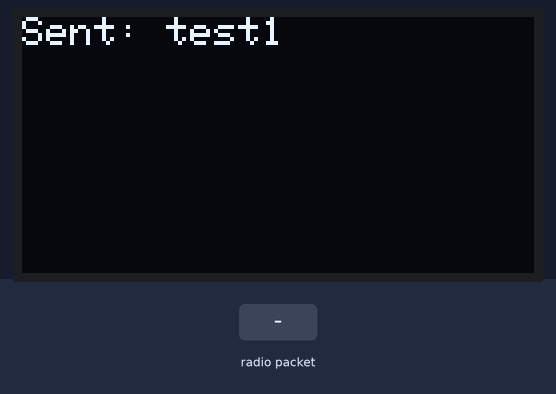
Simulated run of this sketch. Board: ESP32. Parts: 128×64 one-colour display. The inputs (shaded band) are chosen by the test bench. No radio packets arrive unless stated.

Above: at 0.7 s.
At 1.7 s:
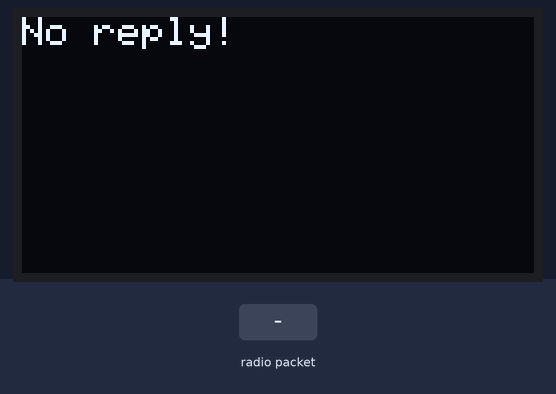
1.8 s: radio packet "1" arrives
At 6.3 s:
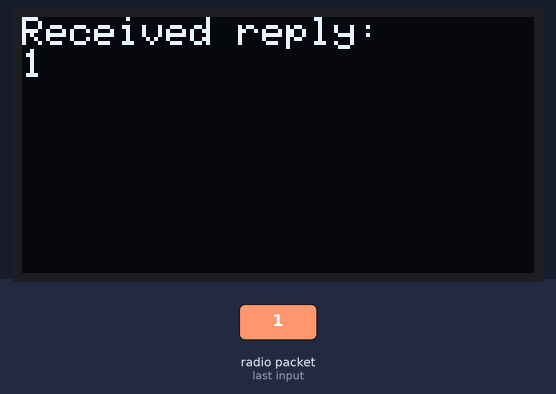
Timing chart, 0 to 7.8 s (numbered marks = the images above; inputs shaded):
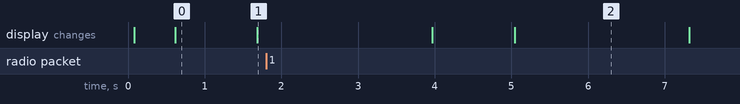

Measured:
- after the input at 1.8 s, the display: first differs from a run without the input after 3.2 s (image 2)
- what the display in image 0 shows lasts 1.1 s, from 0.6 s to 1.7 s

The sketch:

esp32-nrf.ino
```cpp
#include <Adafruit_GFX.h>
#include <Adafruit_SSD1306.h>
#include <SPI.h>
#include <Wire.h>
#include "RF24.h"

#define OLED_SDA 4
#define OLED_SCL 15
#define OLED_RST 16
#define SCREEN_WIDTH 128
#define SCREEN_HEIGHT 64

Adafruit_SSD1306 display(SCREEN_WIDTH, SCREEN_HEIGHT, &Wire, OLED_RST);

#define PAYLOAD_SIZE 32

bool transmitter = true;
uint8_t address[][8] = { "Node001", "Node002" };
int counter = 1;

RF24 radio(0, 22); // CE, CSN

void printToScreen(String s) {
  display.clearDisplay();
  display.setCursor(0, 0);
  display.setTextColor(SSD1306_WHITE);
  display.setTextSize(1);
  display.println(s);
  display.display();
}

void setup() {
  Wire.begin(OLED_SDA, OLED_SCL);
  display.begin(SSD1306_SWITCHCAPVCC, 0x3C);
  display.clearDisplay();
  display.display();

  printToScreen("Hello!");
  delay(500);

  SPI.begin(18, 19, 23, 5); // SCK, MISO, MOSI, CS
  if (!radio.begin()) {
    printToScreen("Radio not responding!");
    while (true);
  }

  radio.setPALevel(RF24_PA_HIGH);
  radio.setPayloadSize(PAYLOAD_SIZE);
  if (transmitter) {
    radio.openWritingPipe(address[0]);
    radio.openReadingPipe(1, address[1]);
    radio.stopListening();
  } else {
    radio.openWritingPipe(address[1]);
    radio.openReadingPipe(1, address[0]);
    radio.startListening();
  }
}

void loop() {
  if (transmitter) { // TX

    String message = "test" + String(counter++, DEC);
    const char *message_cstr = message.c_str();

    if (radio.write(message_cstr, strlen(message_cstr))) {
      printToScreen("Sent: " + message);
    } else {
      printToScreen("Send failed: " + message);
      delay(100);
      return;
    }

    delay(50);

    radio.openWritingPipe(address[1]);
    radio.openReadingPipe(1, address[0]);
    radio.startListening();

    delay(1000); // wait 1 second for the reply to be received

    if (radio.available()) {
      char payload[PAYLOAD_SIZE];
      radio.read(&payload, radio.getPayloadSize());
      printToScreen("Received reply:\n" + String(payload));
    } else {
      printToScreen("No reply!");
    }

    delay(250);

    radio.openWritingPipe(address[0]);
    radio.openReadingPipe(1, address[1]);
    radio.stopListening();

    delay(2000);

  } else { // RX

    char payload[PAYLOAD_SIZE];

    if (radio.available()) {
      radio.read(&payload, radio.getPayloadSize());
      printToScreen("Received:\n" + String(payload));
    } else {
      return;
    }

    delay(50);

    radio.openWritingPipe(address[0]);
    radio.openReadingPipe(1, address[1]);
    radio.stopListening();

    String message = "GOT " + String(payload);
    const char *message_cstr = message.c_str();

    if (radio.write(message_cstr, strlen(message_cstr))) {
      printToScreen("Sent: " + message);
    } else {
      printToScreen("Send failed: " + message);
    }

    delay(250);

    radio.openWritingPipe(address[1]);
    radio.openReadingPipe(1, address[0]);
    radio.startListening();
  }
}
```
